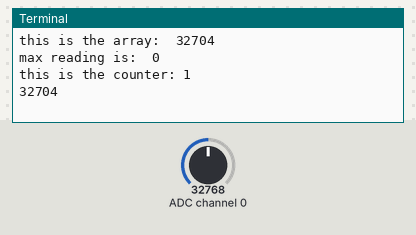
Bench run of a program on a simulated Raspberry Pi (BCM pin numbers). On the bench: the last lines printed to the terminal. Inputs (shaded band) come from the test bench; at power-on: ADC channel 0 = 32768 (analog values on the 0–65535 scale). Files the program writes start out absent.

Above: at 1.2 s.
1.3 s: ADC channel 0 set to 45874
At 2.4 s:
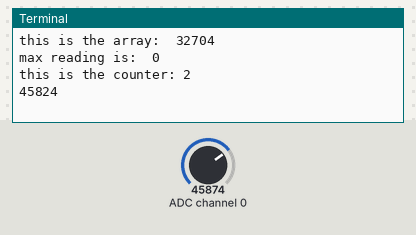
2.8 s: ADC channel 0 set to 57670
At 3.8 s:
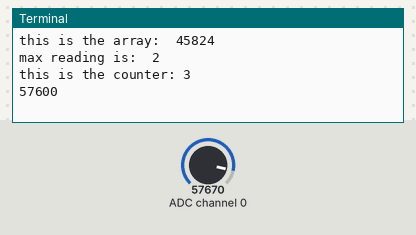
Timing chart, 0 to 5.8 s (numbered marks = the images above; inputs shaded):
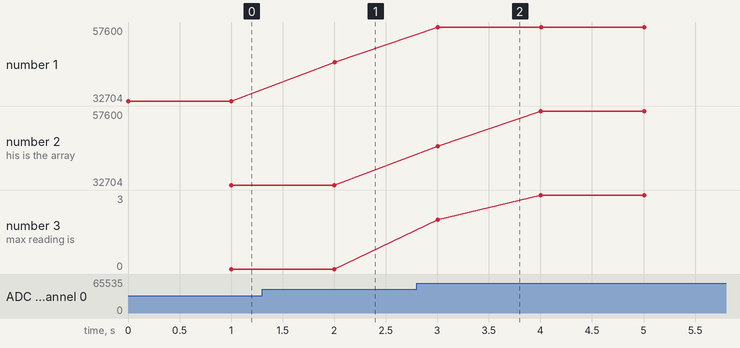

Measured:
- after the input at 1.3 s, the terminal: prints a new line after 0.70 s (image 1)
- after the input at 2.8 s, the terminal: prints a new line after 0.20 s (image 2)
- plotted number 1: 32704 → 45824 after the input at 1.3 s, 45824 → 57600 after the input at 2.8 s
- plotted number 2: 32704 → 57600 after the input at 2.8 s

The program:

sensor.py
```python
#!/usr/bin/env python3

"""CircuitPython program that reads analog values from an MCP3008 ADC.
Description
-----------
CircuitPython program that reads both single-ended and differential channel
analog values from an MCP3008 analog-to-digital converter integrated circuit.
Circuit
-------
- MCP3008 ADC connected to the SPI0 serial bus with GPIO22 as the chip select.
Libraries/Modules
-----------------
- adafruit_mcp3xxx CircuitPython Library
    - https://circuitpython.readthedocs.io/projects/mcp3xxx/
    - Provides support for MCP3008 analog-to-digital converter.
- board CircuitPython Core Module
    - https://circuitpython.readthedocs.io/en/6.0.x/shared-bindings/board/
    - Access to Raspberry Pi GPIO pins and hardware.
- busio CircuitPython Core Module
    - https://circuitpython.readthedocs.io/en/6.0.x/shared-bindings/busio/
    - Provides SPI serial bus support.
- digitalio CircuitPython Core Module
    - https://circuitpython.readthedocs.io/en/6.0.x/shared-bindings/digitalio/
    - Provides basic digital pin IO support.
- RPi.GPIO Library (https://pypi.org/project/RPi.GPIO/)
    - Control and reset GPIO pins.
- time Standard Library (https://docs.python.org/3/library/time.html)
    - Access to sleep function.
Notes
-----
- Comments are Sphinx (reStructuredText) compatible.
TODO
----
Author(s)
---------
- Created by John Woolsey on 11/09/2020.
- Modified by John Woolsey on 11/17/2020.
Copyright (c) 2020 Woolsey Workshop.  All rights reserved.
Members
-------
"""

# Imports
import time
import board
import busio
import digitalio
import adafruit_mcp3xxx.mcp3008 as MCP3008
from adafruit_mcp3xxx.analog_in import AnalogIn
import RPi.GPIO
# import csv

# Global Constants/Variables/Instances
SPI = busio.SPI(clock=board.SCK, MISO=board.MISO, MOSI=board.MOSI)  # SPI bus
MCP3008_CS = digitalio.DigitalInOut(board.D22)  # MCP3008 chip select
MCP3008_SPI = MCP3008.MCP3008(SPI, MCP3008_CS)  # MCP3008 instance
ADC_CH0 = AnalogIn(MCP3008_SPI, MCP3008.P0)  # MCP3008 CH0 single channel input
ADC_CH1 = AnalogIn(MCP3008_SPI, MCP3008.P1)  # MCP3008 CH1 single channel input
ADC_DIFF = AnalogIn(
    MCP3008_SPI, MCP3008.P1, MCP3008.P0
)  # MCP3008 CH1-CH0 differential channel input


alcohol_readings = []


# Main
def main():
    """Main program entry."""

    """Maybe add two minute delay before code starts to allow Alchol sensor to heat up to adequate temperature"""

    # add a heading to each data entry into API
    with open("data.csv", "w") as fp:
        # adds a set heading
        fp.write("alcohol concentration \n")
        fp.close()

    seconds = 60
    counter = 0
    print("Press CTRL-C to exit.")
    try:
        while counter != seconds:
            alcohol = ADC_CH0.value
            print(alcohol)
            print()
            time.sleep(1)

            # push sensor values to array
            alcohol_readings.append(alcohol)
            print("this is the array: ", alcohol_readings[counter])

            # function to find index of highest alcohol reading
            def search(x):
                maxIndex = x.index(max(x))
                return (maxIndex)
            # print index of highest alcohol reading
            print("max reading is: ", search(alcohol_readings))

            # # write to csv code here
            # with open("data.csv", "a") as fp:
            #     fp.write(str(ADC_CH0.value)+"\n")
            #     time.sleep(1)
            counter += 1
            print(f"this is the counter: {counter}")
    except KeyboardInterrupt:
        RPi.GPIO.cleanup()  # release all GPIO resources
        print("\nCleaned up GPIO resources.")


if __name__ == "__main__":  # required for generating Sphinx documentation
    main()
```
